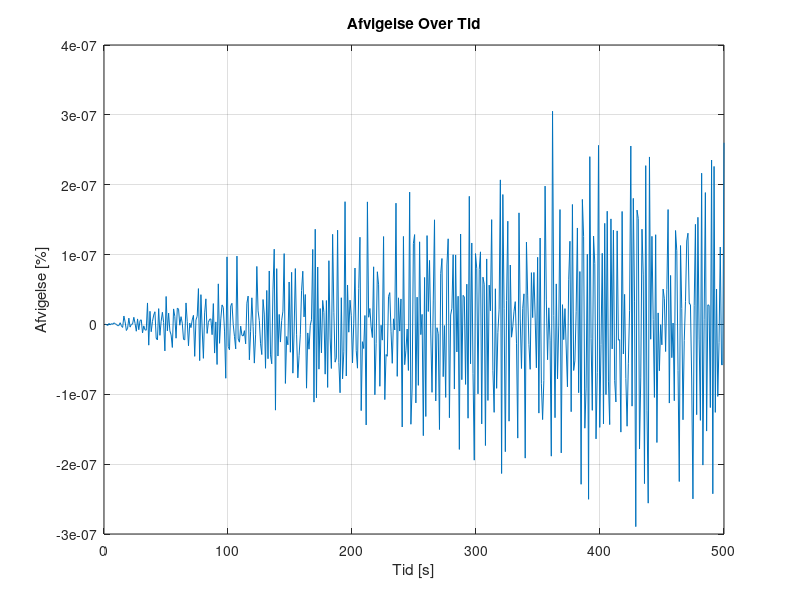
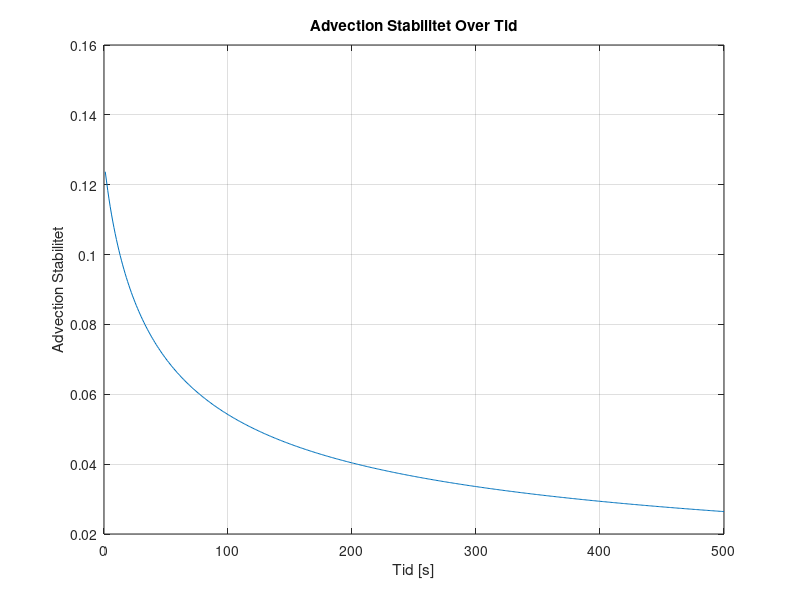
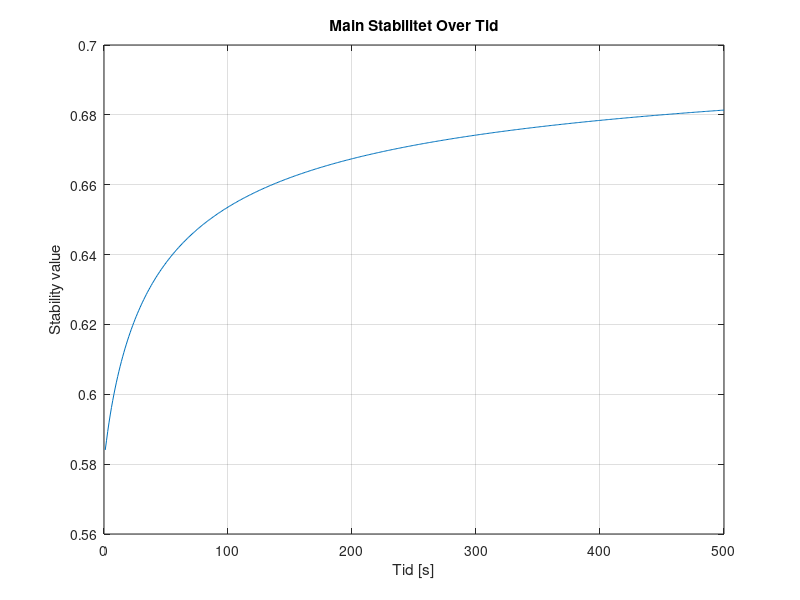
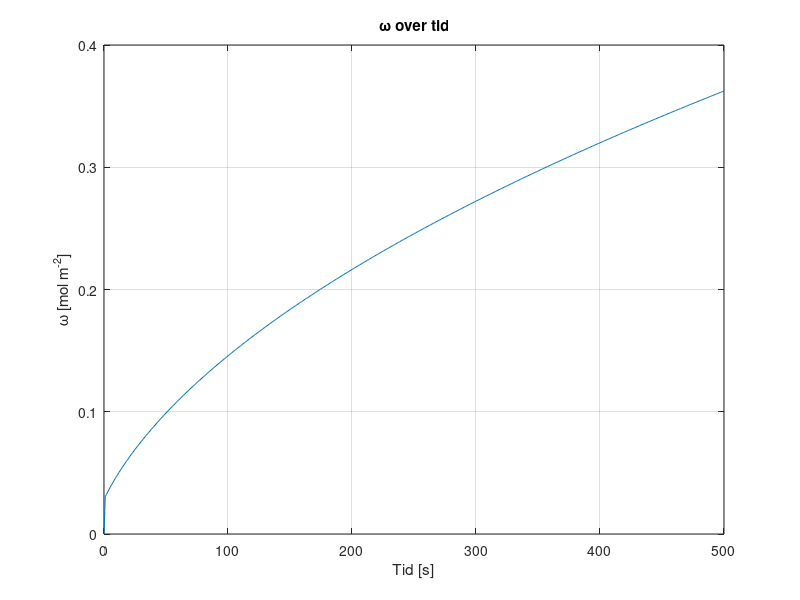

The MATLAB script that drew these images, in order: (Note: this script raises an error after producing the figures.)
%%%%%%%%%%%%%%%%%%%%%%%%%%%%%%%%%%%%%%%
%%%  GITHUB - ALL RIGHTS RESERVED   %%%
%%%                                 %%%
%%% PROPERTY OF AALBORG UNIVERSITY  %%%
%%%         CREATED BY:             %%%
%%%  GROUP 3 - 3RD SEMESTER- 2023   %%%
%%%    @ANALREXIA    @ANDEMANDEN    %%%
%%%    @BONINATOR1   @PETERPASTA11  %%%
%%%%%%%%%%%%%%%%%%%%%%%%%%%%%%%%%%%%%%%
%%
clear
close all
clc
%% Inital Parameters
Lx = 0.1;                     % Domain length [m]
domain_steps = 1000;          % Number of spatial domain steps
dx = Lx / (domain_steps - 1); % Position discretization [m]
 
Lt = 500;              % Time length [s]
time_steps = 500;      % Number of time steps
dt = Lt / time_steps;  % Temporal discretization [s]

% DEFINED VARIABLES
D = 1.464*10^-9;      % Diffusivity coefficient H2PO4- in water [m^2 s^-1]
Cf = 0.1;             % Ionconcentration of the feed [mol L^-1]
DeltaP = 35;          % Change in outer pressure [bar]
Am = 0.0308;          % Surfacearea of the membrane [m^2]
k0 = 5.7311*10^-7;    % Initial water permeability [m^3 m^-2 bar^-1 s^-1] 
mu = 0.8903*10^-9;    % Viscosity of water [bar∙s]
Rm = 1/(mu*k0);       % Membraneresitance of water [m^-1]
alpha = 1*10^14;      % Specific fouling resistance [m · kg-1] or [m mol^-1]
JuScalar = 0.5;       % Percipitate Advection Coefficient
sig_i = 0.1;          % Rejection of ions 

% PHYSICAL CONSTANTS

R = 8.31415*10^-2;  % Gasconstant [L Bar mol^-1 K^-1]
T = 273.15+25;      % Temperature [K]
 
% Anonymous functions

Udf = @(conc) 0.0011*exp(36.328*conc) + 0.263253; % Concentration of percipitate in respect to Ciw. [mol L^-1]
Rf = @(conc) alpha*(conc/Am);                % Foulingresistance [m^-1]
k = @(conc) 1/(mu*(Rm+Rf(conc)));                 % Water permeability dependent on mu,Rm and Rf [m^3 m^-2 bar^-1 s^-1]


% Space and Time Grid
x = linspace(0, Lx, domain_steps);
t = linspace(0, Lt, time_steps);

% Initial concentration array AND Initial condition
C = zeros(domain_steps, time_steps)+0.1; % 0.1 molar [H2PO4] at pH 2.9

% Diffusive Stability

DS = D*dt/dx^2;
fprintf('\n Diffusivity Stability = %f', DS);
if DS>0.5 
   fprintf(2,'\n ERROR: Stabilitetsfejl');
else
    fprintf('\n Stable Diffusion Model !!');
end


%% Time-stepping loop
for j = 2:time_steps
    if j == 2
            Cudf = Udf(Cf); % Initial Percipitation
            Cop = 0;
            Cbw = Udf(Cf);
            Jb = 0;
        else
            Cudf = Udf(Ciw);
            Jb = Jkonv*Udf(Cf)*(dt/dx)*JuScalar;
            Cop = Cop + Jb; % Total percipitate after advection [mol L^-1]
            Cbw = Cudf + Cop;
    end
    
    
    for i = 1:domain_steps
        Ciw = C(domain_steps, j-1); % Concentration of ions at the wall [mol L^-1]

        C(1, :) = Cf; % Set the leftmost boundary to Cf [mol L^-1]

        Jkonv = (k(Cbw)*(DeltaP-(1*R*T*(Ciw))));  % Volume flux = Jkonv , in terms of osmotic pressure (DeltaP, R, T, C_(i_w)) and k. [m/s]

        if i == 1 % First Cell (no left neighbor)
            Jdiff = 0;       % Diffusive ionflux
            Jadv = 0;        % Advective flux

        elseif i == domain_steps % Membrane wall cell (no right neighbor)
            Jdiff = (D * (C(domain_steps - 1, j-1) - C(domain_steps, j-1))) / dx^2;           % Diffusive ionflux [mol · m-2 · s-1]
            Jadv = -Jkonv * (C(domain_steps, j-1)*(1-sig_i) - C(domain_steps - 1, j-1)) / dx; % Advective flux [mol · m-2 · s-1]

        else    % Bulk Cells
            % Calculate the second derivative normally
            Jdiff = D * (C(i + 1, j-1) - 2 * C(i, j-1) + C(i - 1, j-1)) / dx^2; % Diffusive ionflux at the membrane wall [mol · m-2 · s-1]
            Jadv = -Jkonv * (C(i, j-1) - C(i-1, j-1)) / dx;                     % Advective flux at the membrane wall [mol · m-2 · s-1]
        end
        % Apply the diffusion-advection equation
        C(i, j) = C(i, j-1) + dt * (Jdiff + Jadv); % Apply the diffusion-advection equation [mol L^-1]
        Jkonv_values(j) = Jkonv;                   % Storing convective flux values in respect to time
        Cbw_values(j) = Cbw;                       % Storing precipitate values in respect to time
        AS(j) = Jkonv * dt/dx;                     % Storing Stability plot values
        % Main Stability
        MainS=(1-2*DS-AS(j));                      % Calculation of specific main stability to time
        MainS_values(j)=MainS;                     % Storing main stability values

    end
end
%% conservation and error

volprc = dx*Am*1000;  % Volume per cell in Liters

Ciw = [0,C(domain_steps, :)]; % Making the matrix line up properly and have the right size
Ciw(end) = [];

Systemdiff = [0, diff(sum(C*volprc,1))]; % Difference in system concentration per dt

inflow = Cf*(Jkonv_values)*(dt/dx)*volprc;                 % Input [mol]
outflow = Ciw.* Jkonv_values*(dt/dx)*volprc*(1-sig_i);     % Output [mol]
infoutdiff = (inflow - outflow);                           % Difference in input and output
ERROR = ((Systemdiff - infoutdiff).*Systemdiff.^(-1))*100; % Mass conservation error


%% 2D Plots

% Plot Mass Conservation Error values over time

figure;
plot(t, ERROR);
xlabel('Tid [s]');
ylabel('Afvigelse [%]');
title('Afvigelse Over Tid');
grid on;

% Plot Advection Stability (DS) values over time

figure;
plot(t(2:end), AS(2:end));
xlabel('Tid [s]');
ylabel('Advection Stabilitet');
title('Advection Stabilitet Over Tid');
grid on;

% Plot Main Stability (MainS) values over time

figure;
plot(t(2:end), MainS_values(2:end));
xlabel('Tid [s]');
ylabel('Stability value');
title('Main Stabilitet Over Tid');
grid on;

% Plot Percipitate (DS) values over time

figure;
plot(t, Cbw_values*volprc/Am);
xlabel('Tid [s]');
ylabel('\omega [mol m^{-2}]');
title('\omega over tid');
grid on;


% Define fractions of time steps you want to visualize
time_fraction = [0.001, 0.01, 0.1, 0.2, 0.3, 0.4, 0.5, 0.6, 0.7, 0.8, 0.9];  % For example, 0.1 corresponds to 10% of time steps

% Calculate the corresponding time indices
time_instances = round(time_fraction * time_steps);

% Figure - Concentration over time sideplot
figure;
hold on;

for i = 1:length(time_instances)   % Concentration at specific time instances
    time_index = time_instances(i);
    plot(x, C(:, time_index)/Cf - 1);
end

xlabel('Position [m]');
ylabel('CF');
title('CF over position ved forskellige tidspunkter');
xlim([0.099, Lx]);
ylim([0, 0.12]);

% Add a legend for clarity
legend(arrayfun(@(f) ['t=', num2str(f), 's'], time_instances, 'UniformOutput', false));

grid on;
hold off;


%% 3D Plot

% 3D surface plot - concentration over time and position
[T, X] = meshgrid(t, x);
figure;
h = surf(X, T, (C/Cf)-1);
xlabel('Position [m]');
ylabel('Tid [s]');
zlabel('CF');
title('CF over tid og position');
xlim([0, Lx]);
ylim([0, Lt]);
zlim([0, 0.12]);
set(h,'LineStyle','none')
colormap(jet)
clim([0, 0.12])


%%
load('step1jv.mat', 'Jv_values1');
load('step2jv.mat', 'Jv_values2');
load('step3jv.mat', 'Jv_values3');
load('step4jv.mat', 'Jv_values4');

% Remove the first value from each series
Jv_values1 = Jv_values1(2:end);
Jv_values2 = Jv_values2(2:end);
Jv_values3 = Jv_values3(2:end);
Jv_values4 = Jv_values4(2:end);

%% Jv graph

% Create a figure for the first plot
figure;
hold on;
x = linspace(0, 500, 500);

plot(x(2:end), Jv_values1, 'LineWidth', 1.5);
plot(x(2:end), Jv_values2, 'LineWidth', 1.5);
plot(x(2:end), Jv_values3, 'LineWidth', 1.5);
plot(x(2:end), Jv_values4, 'LineWidth', 1.5);

xlabel('Tid [s]');
ylabel('J_{tot, v} [m s^{-1}]');
title('J_{tot, v} [m s^{-1}] Over Tid');
grid on;

legend('Advektion', 'Membran', 'Diffusion', 'Fouling');
%% Jv graph

% Create a figure for the first plot
figure;
hold on;
x = linspace(0, 500, 500);

% Subtract the last value of each series from the entire series
Jv_values2_centered = Jv_values2 - Jv_values2(end);
Jv_values3_centered = Jv_values3 - Jv_values3(end);
Jv_values4_centered = Jv_values4 - Jv_values4(end);

plot(x(2:end), Jv_values2_centered, 'LineWidth', 1.5);
plot(x(2:end), Jv_values3_centered, 'LineWidth', 1.5);
plot(x(2:end), Jv_values4_centered, 'LineWidth', 1.5);

xlabel('Tid [s]');
ylabel('J_{tot, v} - J_{SS} [m^{3} m^{-2} s^{-1}]');
title('Relativ J_{tot, v} over tid');
grid on;

legend('Membran', 'Diffusion', 'Fouling');
